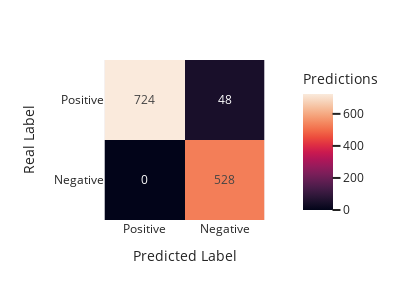

Write notebook code for a chart like this one.
### Code cell
p = df[df["True label"] == 1].event_idx.value_counts().shape[0]
n = df[df["True label"] == 0].event_idx.value_counts().shape[0]
print(f"Fault Events (True): {p} \nNon Fault Events (False): {n}")

tp, fp, tn, fn = de.test_result(df)
metrics = de.conf_matrix_metrics(np.array([tp, fp, tn, fn, tp + fn]))
de.print_metrics(metrics)
de.plot_confusion_matrix(metrics)

### Figure 1 — Plotly figure (JSON) as saved in the notebook; plotly's stock layout.template omitted (floating-point values rounded to 4 significant figures)
{"data": [{"coloraxis": "coloraxis", "hovertemplate": "Predicted Label: %{x}<br>Real Label: %{y}<br>Predictions: %{z}<extra></extra>", "name": "0", "texttemplate": "%{z}", "type": "heatmap", "x": ["Positive", "Negative"], "xaxis": "x", "y": ["Positive", "Negative"], "yaxis": "y", "z": [[724, 48], [0, 528]]}], "layout": {"coloraxis": {"colorbar": {"title": {"text": "Predictions"}}, "colorscale": [[0, "rgb(2,4,25)"], [0.0625, "rgb(24,15,41)"], [0.125, "rgb(47,23,57)"], [0.1875, "rgb(71,28,72)"], [0.25, "rgb(97,30,82)"], [0.3125, "rgb(123,30,89)"], [0.375, "rgb(150,27,91)"], [0.4375, "rgb(177,22,88)"], [0.5, "rgb(203,26,79)"], [0.5625, "rgb(223,47,67)"], [0.625, "rgb(236,76,61)"], [0.6875, "rgb(242,107,73)"], [0.75, "rgb(244,135,95)"], [0.8125, "rgb(245,162,122)"], [0.875, "rgb(246,188,153)"], [0.9375, "rgb(247,212,187)"], [1, "rgb(250,234,220)"]]}, "height": 300, "margin": {"t": 60}, "width": 400, "xaxis": {"anchor": "y", "constrain": "domain", "domain": [0, 1], "scaleanchor": "y", "title": {"text": "Predicted Label"}}, "yaxis": {"anchor": "x", "autorange": "reversed", "constrain": "domain", "domain": [0, 1], "title": {"text": "Real Label"}}}}
